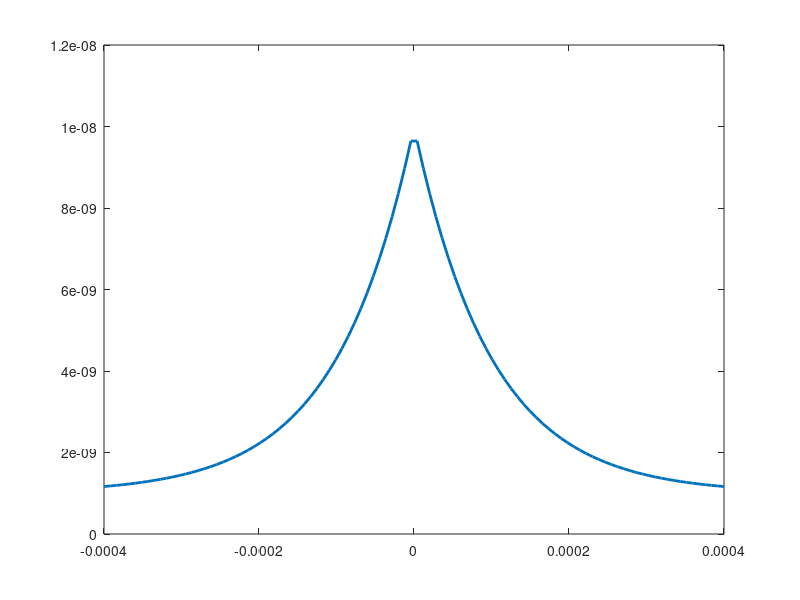

Here is the MATLAB script that generated this plot:
% --- Diffusion coefficient D for gb diffusion
close all; clc; clear;

% Bulk and gb diffusion coefficients
G_v  = 1e-9;
G_gb = G_v*10;


% Distance to gb
phi = linspace(-40e-5,40e-5);

% Coefficient
alpha = 1e4;

% G(phi)
G = G_v + (G_gb - G_v)*exp(-alpha*abs(phi));



% Plot
figure(1)
plot(phi, G, 'LineWidth',2)




